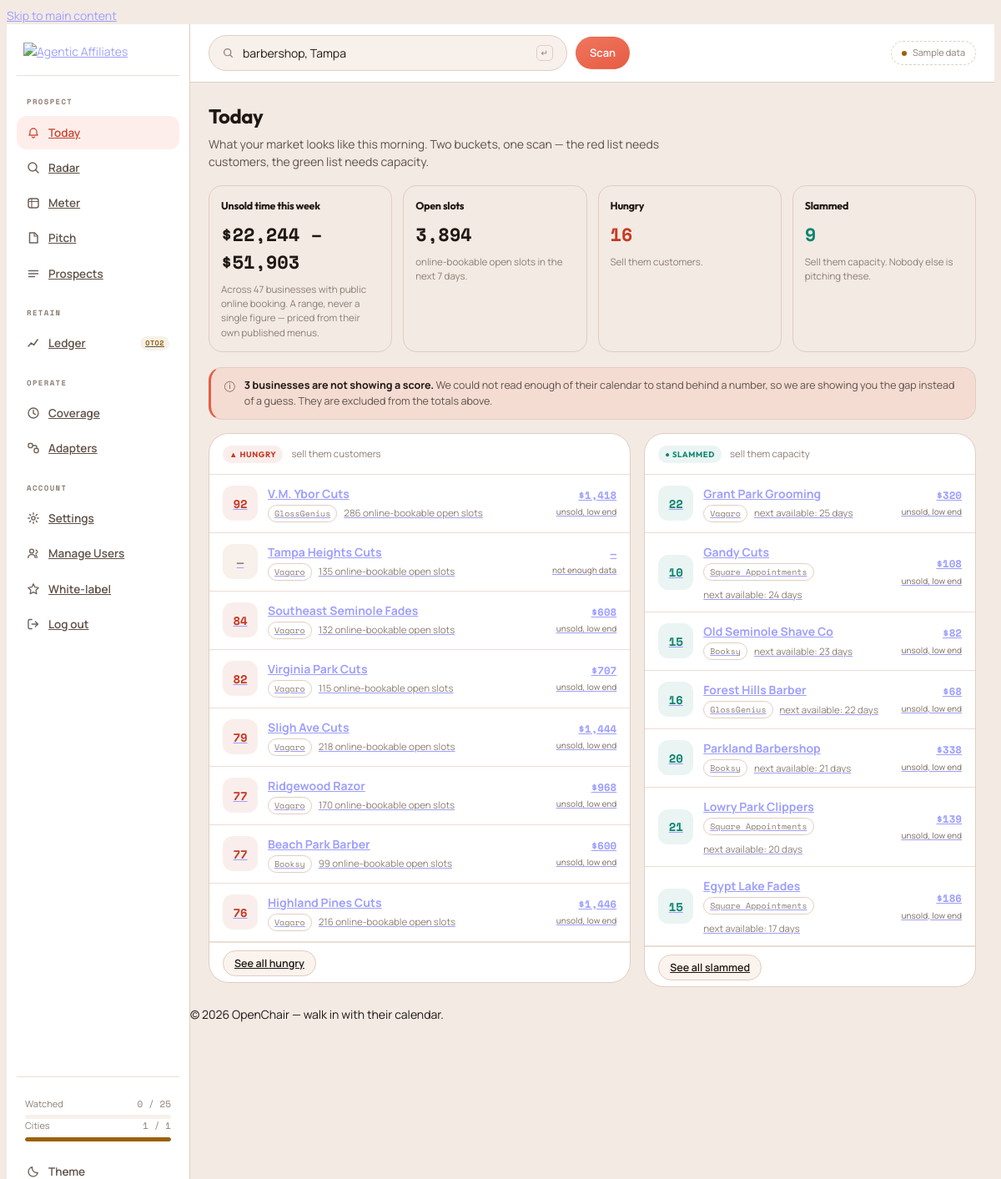
/engine/app (signed in), run on the app's committed database.
### tables this page shows
CREATE TABLE IF NOT EXISTS `oc_business` (
  `id`                    int(11)      NOT NULL AUTO_INCREMENT,
  `platform_id`           int(11)      NOT NULL,                   
  `platform_business_key` varchar(191) NOT NULL,                   
  `canonical_id`          int(11)      DEFAULT NULL,               
  `dedupe_key`            char(40)     DEFAULT NULL,               
  `name`                  varchar(191) DEFAULT NULL,
  `booking_url`           varchar(512) DEFAULT NULL,               
  `website`               varchar(512) DEFAULT NULL,
  `phone`                 varchar(32)  DEFAULT NULL,               
  `email`                 varchar(191) DEFAULT NULL,
  `address_line`          varchar(255) DEFAULT NULL,
  `city`                  varchar(120) DEFAULT NULL,
  `region_code`           varchar(8)   DEFAULT NULL,               
  `country_code`          char(2)      DEFAULT NULL,
  `postal_code`           varchar(16)  DEFAULT NULL,
  `city_key`              varchar(80)  NOT NULL DEFAULT '',        
  `niche_key`             varchar(48)  NOT NULL DEFAULT '',        
  `lat`                   decimal(9,6) DEFAULT NULL,
  `lng`                   decimal(9,6) DEFAULT NULL,
  `timezone`              varchar(64)  NOT NULL DEFAULT 'UTC',     
  `staff_count`           smallint(6)  DEFAULT NULL,               
  `slot_minutes`          smallint(6)  DEFAULT NULL,
  `avg_price_cents`       int(11)      DEFAULT NULL,               
  `price_source`          enum('menu','niche_default','manual') NOT NULL DEFAULT 'niche_default',
  `currency`              char(3)      NOT NULL DEFAULT 'USD',
  `rating`                decimal(2,1) DEFAULT NULL,
  `review_count`          int(11)      DEFAULT NULL,
  `status`                enum('active','paused','unreachable','gone','merged','suppressed') NOT NULL DEFAULT 'active',
  `first_seen_at`         datetime     DEFAULT NULL,
  `last_scan_at`          datetime     DEFAULT NULL,
  `last_good_scan_at`     datetime     DEFAULT NULL,
  `consecutive_failures`  smallint(6)  NOT NULL DEFAULT 0,         
   
  `latest_observed_on`      date       DEFAULT NULL,
  `latest_vacancy_bp`       smallint(5) unsigned DEFAULT NULL,     
  `latest_open_slots`       mediumint(9) DEFAULT NULL,
  `latest_bookable_slots`   mediumint(9) DEFAULT NULL,
  `latest_empty_chair_cents` int(11)   DEFAULT NULL,               
  `latest_days_to_next`     smallint(6) DEFAULT NULL,              
  `latest_bucket`           enum('hungry','neutral','slammed') DEFAULT NULL,
  `latest_confidence`       tinyint(3) unsigned DEFAULT NULL,      
   
  `suppressed_at`         datetime     DEFAULT NULL,               
  `suppression_reason`    varchar(191) DEFAULT NULL,
  `created_at`            datetime     NOT NULL DEFAULT current_timestamp(),
  `updated_at`            datetime     NOT NULL DEFAULT current_timestamp() ON UPDATE current_timestamp(),
  PRIMARY KEY (`id`),
   
  UNIQUE KEY `uq_biz_platform` (`platform_id`,`platform_business_key`),
   
  KEY `idx_biz_market_vacancy` (`city_key`,`niche_key`,`status`,`latest_vacancy_bp`),
   
  KEY `idx_biz_market_next`    (`city_key`,`niche_key`,`status`,`latest_days_to_next`),
   
  KEY `idx_biz_market_bucket`  (`city_key`,`niche_key`,`latest_bucket`,`latest_vacancy_bp`),
  KEY `idx_biz_geo`            (`country_code`,`region_code`,`city`),
  KEY `idx_biz_dedupe`         (`dedupe_key`),
  KEY `idx_biz_canonical`      (`canonical_id`),
  KEY `idx_biz_scan_due`       (`status`,`last_scan_at`),          
  CONSTRAINT `fk_biz_platform`  FOREIGN KEY (`platform_id`)  REFERENCES `oc_platform` (`id`) ON DELETE RESTRICT,
  CONSTRAINT `fk_biz_canonical` FOREIGN KEY (`canonical_id`) REFERENCES `oc_business` (`id`) ON DELETE SET NULL
);

CREATE TABLE IF NOT EXISTS `oc_platform` (
  `id`                      int(11)      NOT NULL AUTO_INCREMENT,
  `platform_key`            varchar(32)  NOT NULL,                 
  `name`                    varchar(80)  NOT NULL,
  `vertical`                enum('beauty','fitness','clinic','home_services','restaurant','other') NOT NULL DEFAULT 'other',
  `adapter_version`         varchar(20)  DEFAULT NULL,             
  `grid_horizon_days`       tinyint(4)   NOT NULL DEFAULT 14,      
  `slot_minutes`            smallint(6)  NOT NULL DEFAULT 30,      
  `supports_staff`          tinyint(1)   NOT NULL DEFAULT 1,       
  `supports_capacity`       tinyint(1)   NOT NULL DEFAULT 0,       
  `supports_next_available` tinyint(1)   NOT NULL DEFAULT 1,       
  `supports_prices`         tinyint(1)   NOT NULL DEFAULT 1,       
  `rate_limit_rpm`          smallint(6)  NOT NULL DEFAULT 20,      
  `min_scan_interval_hours` smallint(6)  NOT NULL DEFAULT 24,      
  `requires_headless`       tinyint(1)   NOT NULL DEFAULT 1,       
  `enabled`                 tinyint(1)   NOT NULL DEFAULT 1,
  `tier`                    enum('fe','oto1','backend') NOT NULL DEFAULT 'fe',  
  `notes`                   varchar(255) DEFAULT NULL,
  `created_at`              datetime     NOT NULL DEFAULT current_timestamp(),
  `updated_at`              datetime     NOT NULL DEFAULT current_timestamp() ON UPDATE current_timestamp(),
  PRIMARY KEY (`id`),
  UNIQUE KEY `uq_platform_key` (`platform_key`),
  KEY `idx_platform_enabled` (`enabled`,`tier`)
);

### engine/application/modules/openchair/views/pages/today.php (the view, shortened to what the rows shown need)
<div class="page">
  <div class="pagehead">
    <div>
      <h1>Today</h1>
    </div>
  </div>
  <div class="split">
    <?php
    $cols = [
      ['title' => 'Hungry',  'sub' => 'sell them customers', 'rows' => $hungry,  'cls' => 'hot',
       'empty' => 'No business in this market is showing high vacancy today.'],
      ['title' => 'Slammed', 'sub' => 'sell them capacity',  'rows' => $slammed, 'cls' => 'cool',
       'empty' => 'Nobody is booked far enough out to qualify today.'],
    ];
    foreach ($cols as $col): ?>
      <div class="panel">
        <div class="panel-head">
          <h2><span class="bucket <?= $col['cls'] ?>"><?= oc_bucket_glyph($col['cls'] === 'hot' ? 'hungry' : 'slammed') ?> <?= html_escape($col['title']) ?></span></h2>
          <span class="sub"><?= html_escape($col['sub']) ?></span>
        </div>
        <?php if (empty($col['rows'])): ?>
          <div class="empty" style="padding:34px 20px;text-align:center;color:var(--tx3)"><?= html_escape($col['empty']) ?></div>
        <?php else: ?>
          <div class="list">
            <?php foreach ($col['rows'] as $b):
              $cls  = oc_bucket_class($b->latest_bucket, $b->latest_confidence);
              $score = oc_score_or_gap($b->latest_vacancy_bp, $b->latest_confidence);
              $low  = oc_below_floor($b->latest_confidence);
            ?>
              <a class="row" href="<?= site_url('openchair/business/' . (int) $b->id) ?>">
                <span class="score <?= $cls ?>"><?= html_escape($score) ?></span>
                <span>
                  <span class="row-name"><?= html_escape($b->name) ?></span>
                  <span class="row-meta">
                    <span class="plat"><?= html_escape($b->platform_name ?: '—') ?></span>
                    <?php if ($col['cls'] === 'cool'): ?>
                      next available: <?= html_escape(oc_next_available($b->latest_days_to_next)) ?>
                    <?php else: ?>
                      <?= html_escape(oc_slots_phrase($b->latest_open_slots)) ?>
                    <?php endif; ?>
                  </span>
                </span>
                <span class="row-money">
                  <?php if ($low): ?>
                    &mdash;<small>not enough data</small>
                  <?php else: ?>
                    <?= html_escape(oc_money($b->latest_empty_chair_cents)) ?><small>unsold, low end</small>
                  <?php endif; ?>
                </span>
              </a>
            <?php endforeach; ?>
          </div>
        <?php endif; ?>
        <div class="ctrl">
          <a class="btn btn-sm" href="<?= site_url('openchair/radar?bucket=' . ($col['cls'] === 'hot' ? 'hungry' : 'slammed')) ?>">See all <?= html_escape(strtolower($col['title'])) ?></a>
        </div>
      </div>
    <?php endforeach; ?>
  </div>
</div>

### data on the page
oc_business: score "92", name "V.M. Ybor Cuts", platform.name "GlossGenius", latest_open_slots "286 online-bookable open slots", latest_empty_chair_cents "$1,418"
oc_business: score "—", name "Tampa Heights Cuts", platform.name "Vagaro", latest_open_slots "135 online-bookable open slots", shows "not enough data"
oc_business: score "84", name "Southeast Seminole Fades", platform.name "Vagaro", latest_open_slots "132 online-bookable open slots", latest_empty_chair_cents "$608"
oc_business: score "82", name "Virginia Park Cuts", platform.name "Vagaro", latest_open_slots "115 online-bookable open slots", latest_empty_chair_cents "$707"
oc_business: score "79", name "Sligh Ave Cuts", platform.name "Vagaro", latest_open_slots "218 online-bookable open slots", latest_empty_chair_cents "$1,444"
oc_business: score "77", name "Ridgewood Razor", platform.name "Vagaro", latest_open_slots "170 online-bookable open slots", latest_empty_chair_cents "$968"
oc_business: score "77", name "Beach Park Barber", platform.name "Booksy", latest_open_slots "99 online-bookable open slots", latest_empty_chair_cents "$600"
oc_business: score "76", name "Highland Pines Cuts", platform.name "Vagaro", latest_open_slots "216 online-bookable open slots", latest_empty_chair_cents "$1,446"
oc_business: score "22", name "Grant Park Grooming", platform.name "Vagaro", latest_days_to_next "25 days", latest_empty_chair_cents "$320"
oc_business: score "10", name "Gandy Cuts", platform.name "Square Appointments", latest_days_to_next "24 days", latest_empty_chair_cents "$108"
oc_business: score "15", name "Old Seminole Shave Co", platform.name "Booksy", latest_days_to_next "23 days", latest_empty_chair_cents "$82"
oc_business: score "16", name "Forest Hills Barber", platform.name "GlossGenius", latest_days_to_next "22 days", latest_empty_chair_cents "$68"
oc_business: score "20", name "Parkland Barbershop", platform.name "Booksy", latest_days_to_next "21 days", latest_empty_chair_cents "$338"
oc_business: score "21", name "Lowry Park Clippers", platform.name "Square Appointments", latest_days_to_next "20 days", latest_empty_chair_cents "$139"
oc_business: score "15", name "Egypt Lake Fades", platform.name "Square Appointments", latest_days_to_next "17 days", latest_empty_chair_cents "$186"

### other printed values
$label "PROSPECT"
$it[1] "Today"
$it[1] "Radar"
$it[1] "Meter"
$it[1] "Pitch"
$it[1] "Prospects"
$label "RETAIN"
$it[1] "Ledger"
$it[3] "OTO2"
$label "OPERATE"
$it[1] "Coverage"
$it[1] "Adapters"
$q['label'] "Watched"
$used "0"
$q['cap'] "25"
